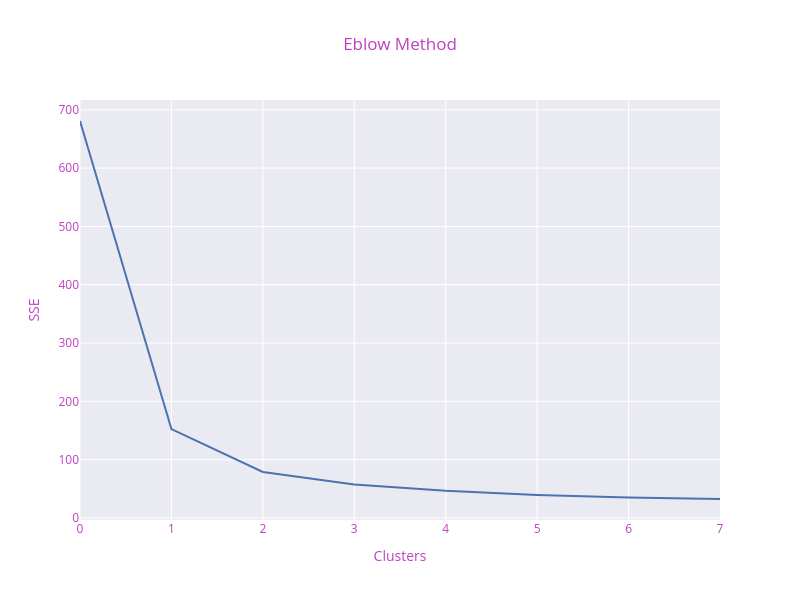

The code cell stored with this chart in its notebook:
### Markdown cell above
3. Tìm số cluster tối ưu cho mô hình K-Means

### Code cell
sse = []
for i in range(1,9):
 kmeans = KMeans(n_clusters=i , max_iter=300)
 kmeans.fit(X) 
 sse.append(kmeans.inertia_)
fig = px.line(y=sse,template="seaborn",title='Eblow Method')
fig.update_layout(width=800, height=600,
title_font_color="#BF40BF", 
xaxis=dict(color="#BF40BF",title="Clusters"), 
yaxis=dict(color="#BF40BF",title="SSE"))
# Cluster = 3 là số cluster tối ưu cho dữ liệu Iris

### Figure 1 — Plotly figure (JSON) as saved in the notebook; plotly's stock layout.template omitted (floating-point values rounded to 4 significant figures)
{"data": [{"hovertemplate": "x=%{x}<br>y=%{y}<extra></extra>", "legendgroup": "", "line": {"color": "rgb(76,114,176)", "dash": "solid"}, "marker": {"symbol": "circle"}, "mode": "lines", "name": "", "orientation": "v", "showlegend": false, "type": "scatter", "x": [0, 1, 2, 3, 4, 5, 6, 7], "xaxis": "x", "y": [680.8, 152.4, 78.95, 57.35, 46.56, 39.25, 34.97, 32.58], "yaxis": "y"}], "layout": {"height": 600, "legend": {"tracegroupgap": 0}, "title": {"font": {"color": "#BF40BF"}, "text": "Eblow Method"}, "width": 800, "xaxis": {"anchor": "y", "color": "#BF40BF", "domain": [0, 1], "title": {"text": "Clusters"}}, "yaxis": {"anchor": "x", "color": "#BF40BF", "domain": [0, 1], "title": {"text": "SSE"}}}}
